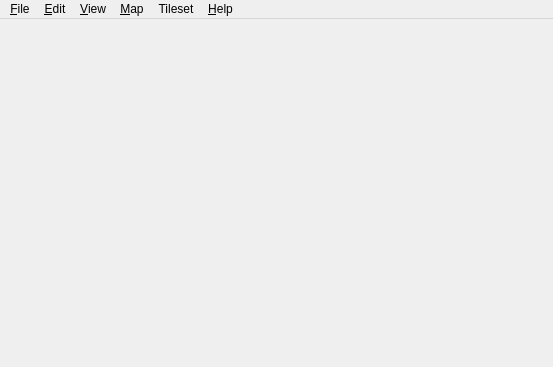
<?xml version="1.0" encoding="UTF-8"?>
<ui version="4.0">
 <class>MainWindow</class>
 <widget class="QMainWindow" name="MainWindow">
  <property name="geometry">
   <rect>
    <x>0</x>
    <y>0</y>
    <width>553</width>
    <height>367</height>
   </rect>
  </property>
  <property name="acceptDrops">
   <bool>true</bool>
  </property>
  <property name="dockOptions">
   <set>QMainWindow::AllowNestedDocks|QMainWindow::AllowTabbedDocks|QMainWindow::AnimatedDocks</set>
  </property>
  <property name="unifiedTitleAndToolBarOnMac">
   <bool>true</bool>
  </property>
  <widget class="QWidget" name="centralWidget">
   <layout class="QVBoxLayout" name="verticalLayout">
    <property name="leftMargin">
     <number>0</number>
    </property>
    <property name="topMargin">
     <number>0</number>
    </property>
    <property name="rightMargin">
     <number>0</number>
    </property>
    <property name="bottomMargin">
     <number>0</number>
    </property>
   </layout>
  </widget>
  <widget class="QMenuBar" name="menuBar">
   <property name="geometry">
    <rect>
     <x>0</x>
     <y>0</y>
     <width>553</width>
     <height>21</height>
    </rect>
   </property>
   <widget class="QMenu" name="menuFile">
    <property name="title">
     <string>&amp;File</string>
    </property>
    <widget class="QMenu" name="menuRecentFiles">
     <property name="title">
      <string>&amp;Recent Files</string>
     </property>
     <property name="icon">
      <iconset resource="tiled.qrc">
       <normaloff>:/images/16/document-open-recent.png</normaloff>:/images/16/document-open-recent.png</iconset>
     </property>
     <addaction name="actionClearRecentFiles"/>
    </widget>
    <widget class="QMenu" name="menuNew">
     <property name="title">
      <string>&amp;New</string>
     </property>
     <addaction name="actionNewMap"/>
     <addaction name="actionNewTileset"/>
    </widget>
    <widget class="QMenu" name="menuCommand">
     <property name="title">
      <string>Commands</string>
     </property>
     <addaction name="actionEditCommands"/>
    </widget>
    <addaction name="menuNew"/>
    <addaction name="actionOpen"/>
    <addaction name="menuRecentFiles"/>
    <addaction name="separator"/>
    <addaction name="actionSave"/>
    <addaction name="actionSaveAs"/>
    <addaction name="actionSaveAll"/>
    <addaction name="actionExport"/>
    <addaction name="actionExportAs"/>
    <addaction name="actionExportAsImage"/>
    <addaction name="actionReload"/>
    <addaction name="separator"/>
    <addaction name="menuCommand"/>
    <addaction name="separator"/>
    <addaction name="actionClose"/>
    <addaction name="actionCloseAll"/>
    <addaction name="actionQuit"/>
   </widget>
   <widget class="QMenu" name="menuEdit">
    <property name="title">
     <string>&amp;Edit</string>
    </property>
    <addaction name="actionCut"/>
    <addaction name="actionCopy"/>
    <addaction name="actionPaste"/>
    <addaction name="actionPasteInPlace"/>
    <addaction name="actionDelete"/>
    <addaction name="separator"/>
    <addaction name="actionPreferences"/>
   </widget>
   <widget class="QMenu" name="menuHelp">
    <property name="title">
     <string>&amp;Help</string>
    </property>
    <addaction name="actionDocumentation"/>
    <addaction name="separator"/>
    <addaction name="actionBecomePatron"/>
    <addaction name="actionAbout"/>
   </widget>
   <widget class="QMenu" name="menuMap">
    <property name="title">
     <string>&amp;Map</string>
    </property>
    <widget class="QMenu" name="menuUnloadWorld">
     <property name="title">
      <string>Unload World</string>
     </property>
    </widget>
    <addaction name="actionAddExternalTileset"/>
    <addaction name="separator"/>
    <addaction name="actionLoadWorld"/>
    <addaction name="actionWorldMoveMap"/>
    <addaction name="menuUnloadWorld"/>
    <addaction name="separator"/>
    <addaction name="actionResizeMap"/>
    <addaction name="actionOffsetMap"/>
    <addaction name="separator"/>
    <addaction name="actionAutoMap"/>
    <addaction name="actionAutoMapWhileDrawing"/>
    <addaction name="separator"/>
    <addaction name="actionMapProperties"/>
   </widget>
   <widget class="QMenu" name="menuView">
    <property name="title">
     <string>&amp;View</string>
    </property>
    <widget class="QMenu" name="menuShowObjectNames">
     <property name="title">
      <string>Show Object &amp;Names</string>
     </property>
     <addaction name="actionNoLabels"/>
     <addaction name="actionLabelsForSelectedObjects"/>
     <addaction name="actionLabelsForAllObjects"/>
     <addaction name="separator"/>
     <addaction name="actionLabelForHoveredObject"/>
    </widget>
    <widget class="QMenu" name="menuSnapping">
     <property name="title">
      <string>Snapping</string>
     </property>
     <addaction name="actionSnapNothing"/>
     <addaction name="actionSnapToGrid"/>
     <addaction name="actionSnapToFineGrid"/>
     <addaction name="actionSnapToPixels"/>
    </widget>
    <addaction name="actionShowGrid"/>
    <addaction name="actionShowTileObjectOutlines"/>
    <addaction name="menuShowObjectNames"/>
    <addaction name="actionShowTileAnimations"/>
    <addaction name="actionShowTileCollisionShapes"/>
    <addaction name="actionHighlightCurrentLayer"/>
    <addaction name="actionHighlightHoveredObject"/>
    <addaction name="separator"/>
    <addaction name="menuSnapping"/>
    <addaction name="separator"/>
    <addaction name="actionZoomIn"/>
    <addaction name="actionZoomOut"/>
    <addaction name="actionZoomNormal"/>
    <addaction name="separator"/>
    <addaction name="actionFullScreen"/>
    <addaction name="actionClearView"/>
   </widget>
   <widget class="QMenu" name="menuTileset">
    <property name="title">
     <string>Tileset</string>
    </property>
    <addaction name="actionTilesetProperties"/>
   </widget>
   <addaction name="menuFile"/>
   <addaction name="menuEdit"/>
   <addaction name="menuView"/>
   <addaction name="menuMap"/>
   <addaction name="menuTileset"/>
   <addaction name="menuHelp"/>
  </widget>
  <action name="actionOpen">
   <property name="icon">
    <iconset resource="tiled.qrc">
     <normaloff>:/images/16/document-open.png</normaloff>:/images/16/document-open.png</iconset>
   </property>
   <property name="text">
    <string>&amp;Open...</string>
   </property>
  </action>
  <action name="actionSave">
   <property name="icon">
    <iconset resource="tiled.qrc">
     <normaloff>:/images/16/document-save.png</normaloff>:/images/16/document-save.png</iconset>
   </property>
   <property name="text">
    <string>&amp;Save</string>
   </property>
  </action>
  <action name="actionQuit">
   <property name="icon">
    <iconset resource="tiled.qrc">
     <normaloff>:/images/16/application-exit.png</normaloff>:/images/16/application-exit.png</iconset>
   </property>
   <property name="text">
    <string>&amp;Quit</string>
   </property>
   <property name="menuRole">
    <enum>QAction::QuitRole</enum>
   </property>
  </action>
  <action name="actionCopy">
   <property name="enabled">
    <bool>false</bool>
   </property>
   <property name="icon">
    <iconset resource="tiled.qrc">
     <normaloff>:/images/16/edit-copy.png</normaloff>:/images/16/edit-copy.png</iconset>
   </property>
   <property name="text">
    <string>&amp;Copy</string>
   </property>
  </action>
  <action name="actionPaste">
   <property name="enabled">
    <bool>false</bool>
   </property>
   <property name="icon">
    <iconset resource="tiled.qrc">
     <normaloff>:/images/16/edit-paste.png</normaloff>:/images/16/edit-paste.png</iconset>
   </property>
   <property name="text">
    <string>&amp;Paste</string>
   </property>
  </action>
  <action name="actionAbout">
   <property name="icon">
    <iconset resource="tiled.qrc">
     <normaloff>:/images/16/help-about.png</normaloff>:/images/16/help-about.png</iconset>
   </property>
   <property name="text">
    <string>&amp;About Tiled</string>
   </property>
   <property name="menuRole">
    <enum>QAction::AboutRole</enum>
   </property>
  </action>
  <action name="actionAboutQt">
   <property name="text">
    <string>About Qt</string>
   </property>
   <property name="menuRole">
    <enum>QAction::AboutQtRole</enum>
   </property>
  </action>
  <action name="actionResizeMap">
   <property name="icon">
    <iconset resource="tiled.qrc">
     <normaloff>:/images/16/document-page-setup.png</normaloff>:/images/16/document-page-setup.png</iconset>
   </property>
   <property name="text">
    <string>&amp;Resize Map...</string>
   </property>
  </action>
  <action name="actionMapProperties">
   <property name="icon">
    <iconset resource="tiled.qrc">
     <normaloff>:/images/16/document-properties.png</normaloff>:/images/16/document-properties.png</iconset>
   </property>
   <property name="text">
    <string>Map &amp;Properties...</string>
   </property>
  </action>
  <action name="actionAutoMap">
   <property name="text">
    <string>AutoMap</string>
   </property>
   <property name="shortcut">
    <string>Ctrl+M</string>
   </property>
  </action>
  <action name="actionShowGrid">
   <property name="checkable">
    <bool>true</bool>
   </property>
   <property name="text">
    <string>Show &amp;Grid</string>
   </property>
   <property name="shortcut">
    <string>Ctrl+G</string>
   </property>
  </action>
  <action name="actionSaveAs">
   <property name="icon">
    <iconset resource="tiled.qrc">
     <normaloff>:/images/16/document-save-as.png</normaloff>:/images/16/document-save-as.png</iconset>
   </property>
   <property name="text">
    <string>Save &amp;As...</string>
   </property>
   <property name="shortcut">
    <string>Ctrl+Alt+S</string>
   </property>
  </action>
  <action name="actionNewTileset">
   <property name="text">
    <string>New &amp;Tileset...</string>
   </property>
  </action>
  <action name="actionClose">
   <property name="icon">
    <iconset resource="tiled.qrc">
     <normaloff>:/images/16/window-close.png</normaloff>:/images/16/window-close.png</iconset>
   </property>
   <property name="text">
    <string>&amp;Close</string>
   </property>
  </action>
  <action name="actionZoomIn">
   <property name="icon">
    <iconset resource="tiled.qrc">
     <normaloff>:/images/16/zoom-in.png</normaloff>:/images/16/zoom-in.png</iconset>
   </property>
   <property name="text">
    <string>Zoom In</string>
   </property>
  </action>
  <action name="actionZoomOut">
   <property name="icon">
    <iconset resource="tiled.qrc">
     <normaloff>:/images/16/zoom-out.png</normaloff>:/images/16/zoom-out.png</iconset>
   </property>
   <property name="text">
    <string>Zoom Out</string>
   </property>
  </action>
  <action name="actionZoomNormal">
   <property name="enabled">
    <bool>false</bool>
   </property>
   <property name="icon">
    <iconset resource="tiled.qrc">
     <normaloff>:/images/16/zoom-original.png</normaloff>:/images/16/zoom-original.png</iconset>
   </property>
   <property name="text">
    <string>Normal Size</string>
   </property>
   <property name="shortcut">
    <string>Ctrl+0</string>
   </property>
  </action>
  <action name="actionExportAsImage">
   <property name="text">
    <string>Export As &amp;Image...</string>
   </property>
  </action>
  <action name="actionCut">
   <property name="enabled">
    <bool>false</bool>
   </property>
   <property name="icon">
    <iconset resource="tiled.qrc">
     <normaloff>:/images/16/edit-cut.png</normaloff>:/images/16/edit-cut.png</iconset>
   </property>
   <property name="text">
    <string>Cu&amp;t</string>
   </property>
  </action>
  <action name="actionOffsetMap">
   <property name="text">
    <string>&amp;Offset Map...</string>
   </property>
   <property name="toolTip">
    <string>Offsets everything in a layer</string>
   </property>
  </action>
  <action name="actionPreferences">
   <property name="text">
    <string>Pre&amp;ferences...</string>
   </property>
   <property name="menuRole">
    <enum>QAction::PreferencesRole</enum>
   </property>
  </action>
  <action name="actionClearRecentFiles">
   <property name="icon">
    <iconset resource="tiled.qrc">
     <normaloff>:/images/16/edit-clear.png</normaloff>:/images/16/edit-clear.png</iconset>
   </property>
   <property name="text">
    <string>Clear Recent Files</string>
   </property>
  </action>
  <action name="actionExportAs">
   <property name="text">
    <string>E&amp;xport As...</string>
   </property>
   <property name="shortcut">
    <string>Ctrl+Shift+E</string>
   </property>
  </action>
  <action name="actionAddExternalTileset">
   <property name="text">
    <string>&amp;Add External Tileset...</string>
   </property>
  </action>
  <action name="actionSnapToGrid">
   <property name="checkable">
    <bool>true</bool>
   </property>
   <property name="text">
    <string>&amp;Snap to Grid</string>
   </property>
  </action>
  <action name="actionCloseAll">
   <property name="text">
    <string>C&amp;lose All</string>
   </property>
   <property name="shortcut">
    <string>Ctrl+Shift+W</string>
   </property>
  </action>
  <action name="actionDelete">
   <property name="enabled">
    <bool>false</bool>
   </property>
   <property name="icon">
    <iconset resource="tiled.qrc">
     <normaloff>:/images/16/edit-delete.png</normaloff>:/images/16/edit-delete.png</iconset>
   </property>
   <property name="text">
    <string>&amp;Delete</string>
   </property>
   <property name="iconText">
    <string>Delete</string>
   </property>
  </action>
  <action name="actionHighlightCurrentLayer">
   <property name="checkable">
    <bool>true</bool>
   </property>
   <property name="text">
    <string>&amp;Highlight Current Layer</string>
   </property>
   <property name="shortcut">
    <string>H</string>
   </property>
  </action>
  <action name="actionShowTileObjectOutlines">
   <property name="checkable">
    <bool>true</bool>
   </property>
   <property name="text">
    <string>Show Tile Object &amp;Outlines</string>
   </property>
  </action>
  <action name="actionSnapToFineGrid">
   <property name="checkable">
    <bool>true</bool>
   </property>
   <property name="text">
    <string>Snap to &amp;Fine Grid</string>
   </property>
  </action>
  <action name="actionShowTileAnimations">
   <property name="checkable">
    <bool>true</bool>
   </property>
   <property name="text">
    <string>Show Tile Animations</string>
   </property>
  </action>
  <action name="actionReload">
   <property name="text">
    <string>Reload</string>
   </property>
   <property name="shortcut">
    <string>Ctrl+R</string>
   </property>
  </action>
  <action name="actionExport">
   <property name="text">
    <string>&amp;Export</string>
   </property>
   <property name="shortcut">
    <string>Ctrl+E</string>
   </property>
  </action>
  <action name="actionBecomePatron">
   <property name="text">
    <string>Become a Patron</string>
   </property>
  </action>
  <action name="actionSaveAll">
   <property name="text">
    <string>Save All</string>
   </property>
   <property name="shortcut">
    <string>Ctrl+Shift+S</string>
   </property>
  </action>
  <action name="actionDocumentation">
   <property name="text">
    <string>User Manual</string>
   </property>
  </action>
  <action name="actionNoLabels">
   <property name="checkable">
    <bool>true</bool>
   </property>
   <property name="text">
    <string>&amp;Never</string>
   </property>
  </action>
  <action name="actionLabelsForSelectedObjects">
   <property name="checkable">
    <bool>true</bool>
   </property>
   <property name="checked">
    <bool>true</bool>
   </property>
   <property name="text">
    <string>For &amp;Selected Objects</string>
   </property>
  </action>
  <action name="actionLabelsForAllObjects">
   <property name="checkable">
    <bool>true</bool>
   </property>
   <property name="text">
    <string>For &amp;All Objects</string>
   </property>
  </action>
  <action name="actionAutoMapWhileDrawing">
   <property name="checkable">
    <bool>true</bool>
   </property>
   <property name="text">
    <string>AutoMap While Drawing</string>
   </property>
  </action>
  <action name="actionNewMap">
   <property name="text">
    <string>New Map...</string>
   </property>
  </action>
  <action name="actionPasteInPlace">
   <property name="enabled">
    <bool>false</bool>
   </property>
   <property name="text">
    <string>Paste &amp;in Place</string>
   </property>
   <property name="shortcut">
    <string>Ctrl+Shift+V</string>
   </property>
  </action>
  <action name="actionFullScreen">
   <property name="checkable">
    <bool>true</bool>
   </property>
   <property name="text">
    <string>Full Screen</string>
   </property>
   <property name="shortcut">
    <string>F11</string>
   </property>
  </action>
  <action name="actionSnapToPixels">
   <property name="checkable">
    <bool>true</bool>
   </property>
   <property name="text">
    <string>Snap to &amp;Pixels</string>
   </property>
  </action>
  <action name="actionTilesetProperties">
   <property name="icon">
    <iconset resource="tiled.qrc">
     <normaloff>:/images/16/document-properties.png</normaloff>:/images/16/document-properties.png</iconset>
   </property>
   <property name="text">
    <string>Tileset &amp;Properties...</string>
   </property>
  </action>
  <action name="actionSnapNothing">
   <property name="checkable">
    <bool>true</bool>
   </property>
   <property name="checked">
    <bool>true</bool>
   </property>
   <property name="text">
    <string>No Snapping</string>
   </property>
  </action>
  <action name="actionEditCommands">
   <property name="icon">
    <iconset>
     <normalon>:/images/24/system-run.png</normalon>
    </iconset>
   </property>
   <property name="text">
    <string>Edit Commands...</string>
   </property>
  </action>
  <action name="actionClearView">
   <property name="checkable">
    <bool>true</bool>
   </property>
   <property name="text">
    <string>Clear View</string>
   </property>
   <property name="shortcut">
    <string>Tab</string>
   </property>
  </action>
  <action name="actionLabelForHoveredObject">
   <property name="checkable">
    <bool>true</bool>
   </property>
   <property name="text">
    <string>For Hovered Object</string>
   </property>
  </action>
  <action name="actionLoadWorld">
   <property name="text">
    <string>Load World...</string>
   </property>
  </action>
  <action name="actionHighlightHoveredObject">
   <property name="checkable">
    <bool>true</bool>
   </property>
   <property name="text">
    <string>Highlight Hovered Object</string>
   </property>
  </action>
  <action name="actionShowTileCollisionShapes">
   <property name="checkable">
    <bool>true</bool>
   </property>
   <property name="text">
    <string>Show Tile Collision Shapes</string>
   </property>
  </action>
  <action name="actionWorldMoveMap">
   <property name="text">
    <string>Move Map</string>
   </property>
   <property name="toolTip">
    <string>Move Map</string>
   </property>
   <property name="shortcut">
    <string>Ctrl+Shift+M</string>
   </property>
  </action>
 </widget>
 <layoutdefault spacing="6" margin="11"/>
 <resources>
  <include location="tiled.qrc"/>
 </resources>
 <connections/>
</ui>
